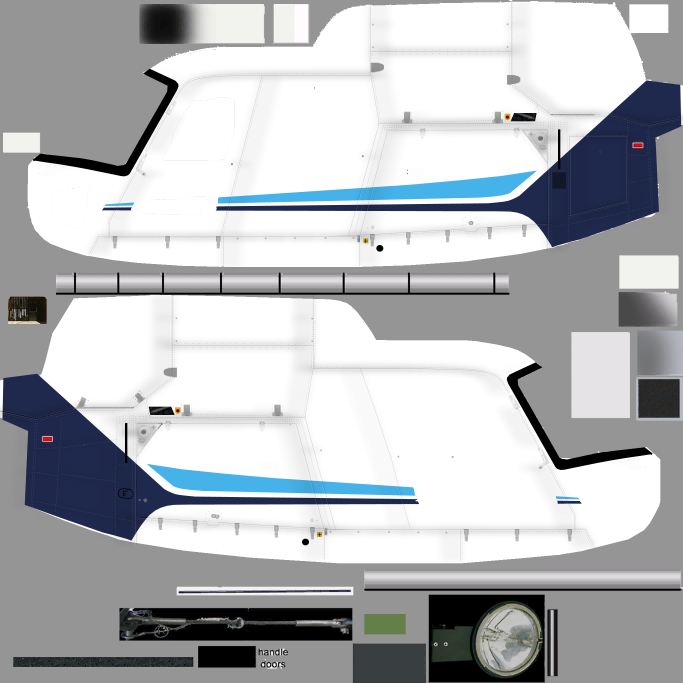
#> input picture build/import/as350src/as350b_01.jpg, 2048 x 2048 px (shown at 1/3 size); its folder holds only this picture in this run
$ python -i livery_as350.py   (imports and definitions only)
#> lines starting #> are read from the running program, lines starting #| are printed output that depends on the picture
#!/usr/bin/env python3
# -*- coding: utf-8 -*-
"""Ливрея «АлтайАвиа» для AS350 (борт RA-04062, по фото из галереи сайта) — дорисовка в исходных текстурах.
   Каждый треугольник растеризуется в пространстве своей текстуры; для каждого текселя известны 3D-точка и нормаль
   (оси сайта: нос +X, верх +Y, правый борт +Z), по ним выбирается цвет:
     • белый корпус; тёмно-синяя «волна» снизу задней части фюзеляжа, переходящая в полностью синюю хвостовую балку и киль;
     • полозья шасси — тёмно-синие;
     • «ALTAY AVIA» синим на обоих бортах под окнами, «RA-04062» белым на балке, флаг России на киле;
   панельные швы, лючки и заклёпки исходной текстуры сохраняются (яркость относительно локальной медианы)."""
import numpy as np
from PIL import Image, ImageDraw, ImageFont, ImageFilter

WHITE = np.array([244, 246, 248], float)
NAVY = np.array([22, 36, 88], float)
TEXT_BLUE = np.array([33, 80, 184], float)
FONT_BOLD = '/System/Library/Fonts/Supplemental/Arial Bold.ttf'

# ---------- видимость снаружи: ортографические карты глубины с 10 направлений ----------
class Visibility:
    VIEWS = [(1, 0, 0), (-1, 0, 0), (0, 1, 0), (0, -1, 0), (0, 0, 1), (0, 0, -1), (1, 0, 1), (1, 0, -1), (-1, 0, 1), (-1, 0, -1)]
    # [82 lines left out: functions __init__, _sample, visible, rasterize, text_image, flag_image, not called in this run]

class Decal:
    """Прямоугольник на борту: x0..x1 (вдоль фюзеляжа), yc — центр по высоте, высота h — по высоте картинки;
       side: +1 правый, -1 левый борт (текст читается слева направо на обоих бортах)."""
    # [23 lines left out: functions __init__, apply, not called in this run]

def smoothstep(e0, e1, x):
    t = np.clip((x - e0) / (e1 - e0), 0, 1); return t * t * (3 - 2 * t)

# [10 lines left out: function livery_color, not called in this run]

DECALS = None
# [12 lines left out: function decals, not called in this run]

# ---------- исходная текстура: что считать «краской» ----------
def paint_mask_and_detail(src, pos=None, cov=None):
    a = src.astype(float); r, g, b = a[..., 0], a[..., 1], a[..., 2]
    lum = 0.299 * r + 0.587 * g + 0.114 * b; sat = a.max(-1) - a.min(-1)
    white = (lum > 90) & (sat < 45)          # белая краска, в т.ч. с запечённой тенью (серые тона)
    navy = (b > r + 18) & (lum < 115) & (b > 45)
    light_blue = (b > r + 45) & (lum >= 100)
    m = white | navy | light_blue
    if pos is not None:
        boom = cov & (pos[..., 0] < -1.45)
        metal = (lum > 110) & (lum < 222) & (sat < 30)
        colored = (sat > 60) & ~(b > r + 18)
        m |= boom & ~metal & ~colored
    mi = Image.fromarray((m * 255).astype(np.uint8))
    mi = mi.filter(ImageFilter.MaxFilter(5)).filter(ImageFilter.MinFilter(5))       # закрытие: швы внутри окраски — тоже окраска
    m = np.array(mi) > 127
    li = Image.fromarray(np.clip(lum, 0, 255).astype(np.uint8))
    med = np.array(li.filter(ImageFilter.MedianFilter(9)), float)
    # яркость относительно исходного цвета краски: для белой/серой — относительно чистого белого (сохраняет тени и объём),
    # для синей/голубой — относительно локальной медианы (сохраняет только швы)
    neutral = (sat < 45) & (lum > 90)
    detail = np.where(neutral, lum / 232.0, lum / np.maximum(med, 20))
    detail = np.clip(detail, 0.42, 1.08)
    return m, detail

# [17 lines left out: function paint, not called in this run]

>>> import cv2
>>> picture = cv2.imread('as350src/as350b_01.jpg', cv2.IMREAD_GRAYSCALE)
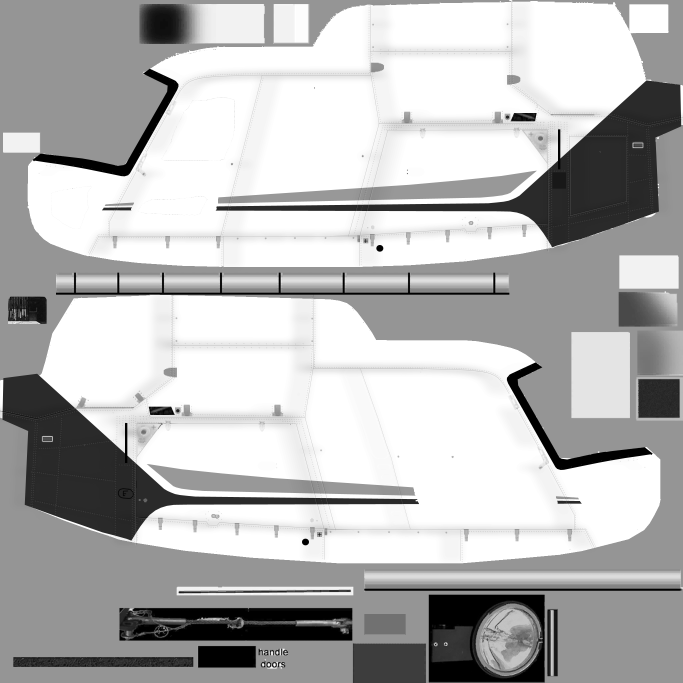
#> picture: shape (2048, 2048) (shown at 1/3 size); min 0, max 255, mean 183.4
>>> result = paint_mask_and_detail(picture)
#> in paint_mask_and_detail, `r, g, b = (a[..., 0], a[..., 1], a[..., 2])`: r = 2048 values, max 252 at index 1187, min 51 at index 1233, mean 153.7; g = 2048 values, max 255 at index 1141, min 139 at index 1253, mean 154.4; b = 2048 values, max 255 at index 1142, min 141 at index 1254, mean 154.5
#> in paint_mask_and_detail, `lum = 0.299 * r + 0.587 * g + 0.114 * b`: lum = 2048 values, max 254.1 at index 1187, min 141 at index 1254, mean 154.2
#> in paint_mask_and_detail, `sat = a.max(-1) - a.min(-1)`: sat = 2048 values, max 255 at index 207, min 0 at index 1697, mean 212.3
#> in paint_mask_and_detail, `med = np.array(li.filter(ImageFilter.MedianFilter(9)), float)`: med = 2048 values, max 254 at index 1191, min 143 at index 1254, mean 153.3
#> in paint_mask_and_detail, `detail = np.where(neutral, lum / 232.0, lum / np.maximum(med, 20))`:
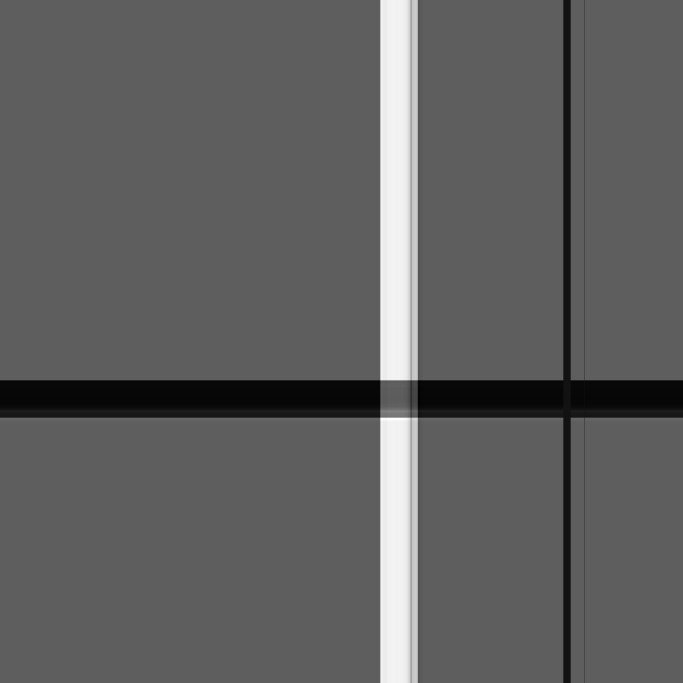
#> detail: shape (2048, 2048) float64 (shown at 1/3 size); min 0.555, max 1.78, mean 1.02; drawn with min black and max white
#> in paint_mask_and_detail, `detail = np.clip(detail, 0.42, 1.08)`:
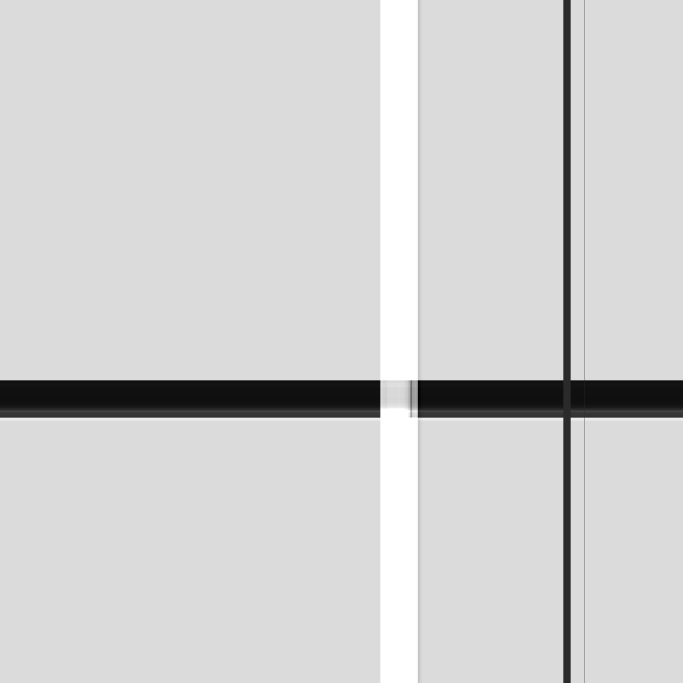
#> detail: shape (2048, 2048) float64 (shown at 1/3 size); min 0.555, max 1.08, mean 0.986; drawn with min black and max white

$ run again, on build/import/as350src/as350b_02.jpg
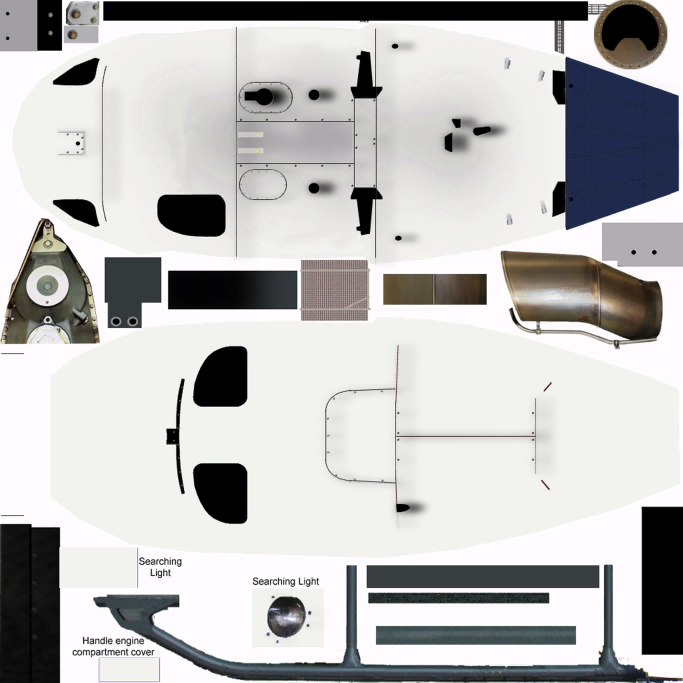
#> input picture build/import/as350src/as350b_02.jpg, 2048 x 2048 px (shown at 1/3 size)
#> `picture = cv2.imread('as350src/as350b_01.jpg', cv2.IMREAD_GRAYSCALE)`:
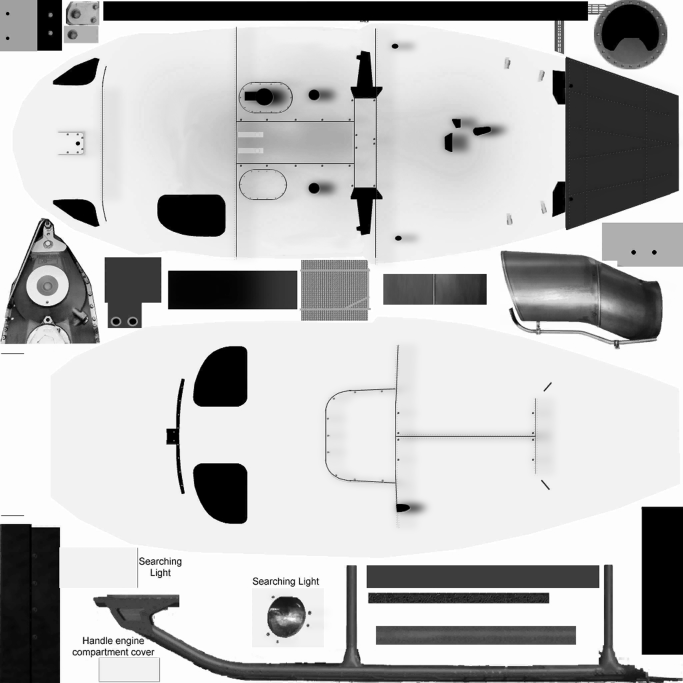
#> picture: shape (2048, 2048) (shown at 1/3 size); min 0, max 255, mean 188.6
#> r = 2048 values, max 255 at index 155, min 11 at index 2042, mean 197.2; g = 2048 values, max 255 at index 155, min 11 at index 2042, mean 196.5; b = 2048 values, max 255 at index 155, min 11 at index 2041, mean 194.8
#> lum has the same summary as g
#> sat = 2048 values, max 255 at index 0, min 200 at index 1037, mean 251.9
#> med = 2048 values, max 253 at index 155, min 12 at index 2039, mean 196.5
#> in paint_mask_and_detail, `detail = np.clip(detail, 0.42, 1.08)`:
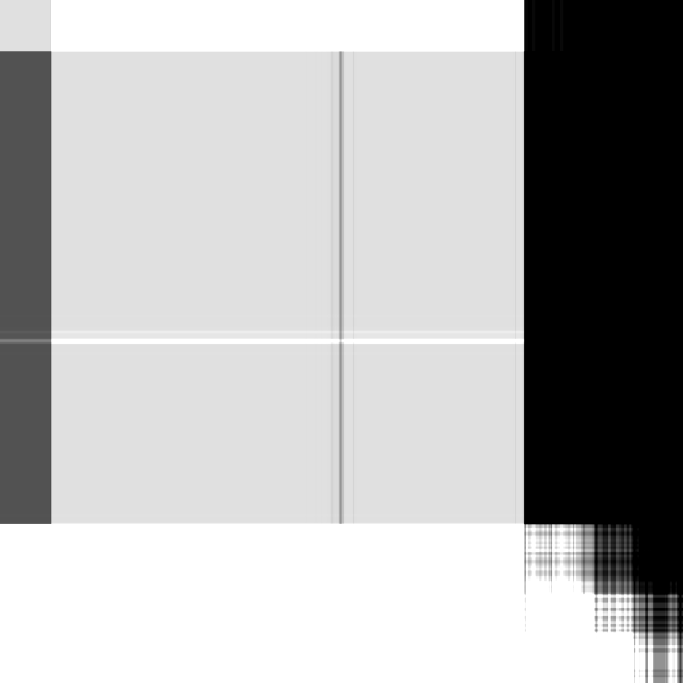
#> detail: shape (2048, 2048) float64 (shown at 1/3 size); min 0.42, max 1.08, mean 0.888; drawn with min black and max white

$ run again, on build/import/as350src/as350b_03.jpg
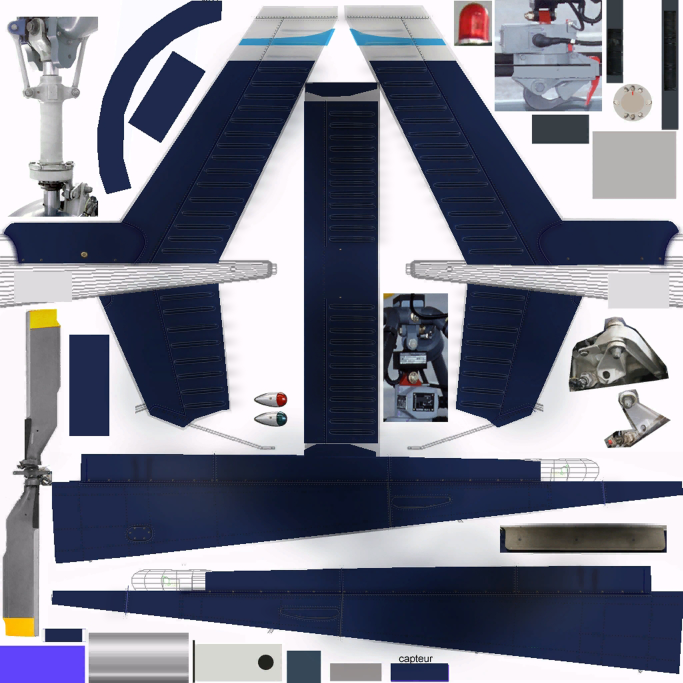
#> input picture build/import/as350src/as350b_03.jpg, 2048 x 2048 px (shown at 1/3 size)
#> `picture = cv2.imread('as350src/as350b_01.jpg', cv2.IMREAD_GRAYSCALE)`:
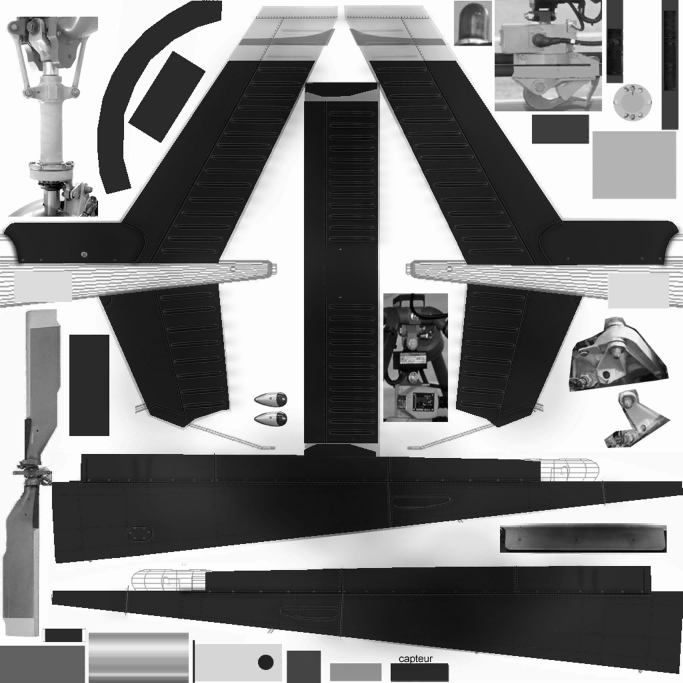
#> picture: shape (2048, 2048) (shown at 1/3 size); min 0, max 255, mean 129.4
#> r = 2048 values, max 255 at index 680, min 82 at index 1939, mean 239.3; g = 2048 values, max 255 at index 680, min 82 at index 1939, mean 239.2; b = 2048 values, max 255 at index 682, min 82 at index 1939, mean 239
#> lum = 2048 values, max 255 at index 682, min 82 at index 1939, mean 239.2
#> sat = 2048 values, max 255 at index 183, min 148 at index 1690, mean 247.7
#> med = 2048 values, max 254 at index 680, min 94 at index 1939, mean 239.7
#> in paint_mask_and_detail, `detail = np.clip(detail, 0.42, 1.08)`:
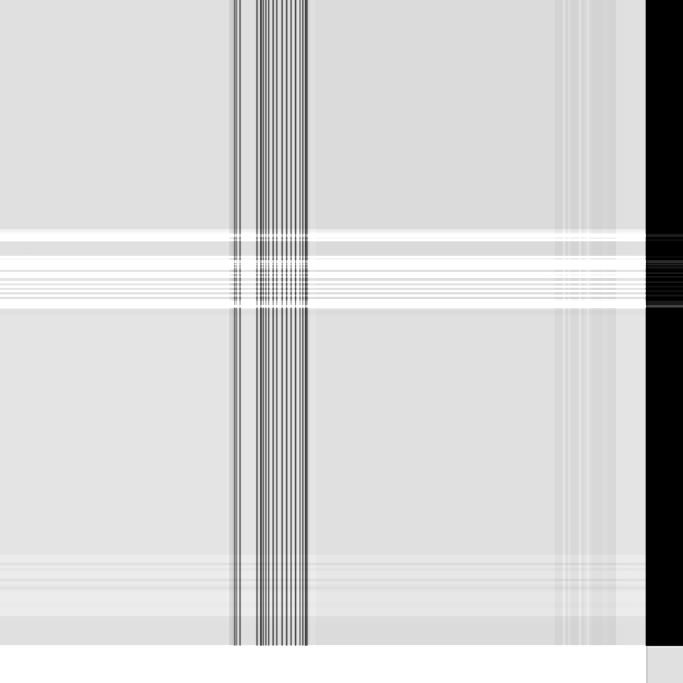
#> detail: shape (2048, 2048) float64 (shown at 1/3 size); min 0.42, max 1.08, mean 0.967; drawn with min black and max white

$ run again, on build/import/as350src/as350b_04.jpg
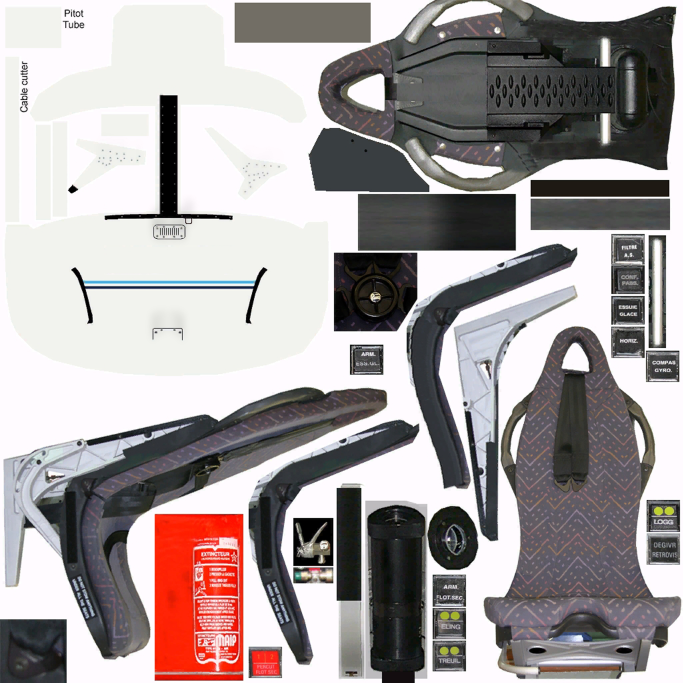
#> input picture build/import/as350src/as350b_04.jpg, 2048 x 2048 px (shown at 1/3 size)
#> `picture = cv2.imread('as350src/as350b_01.jpg', cv2.IMREAD_GRAYSCALE)`:
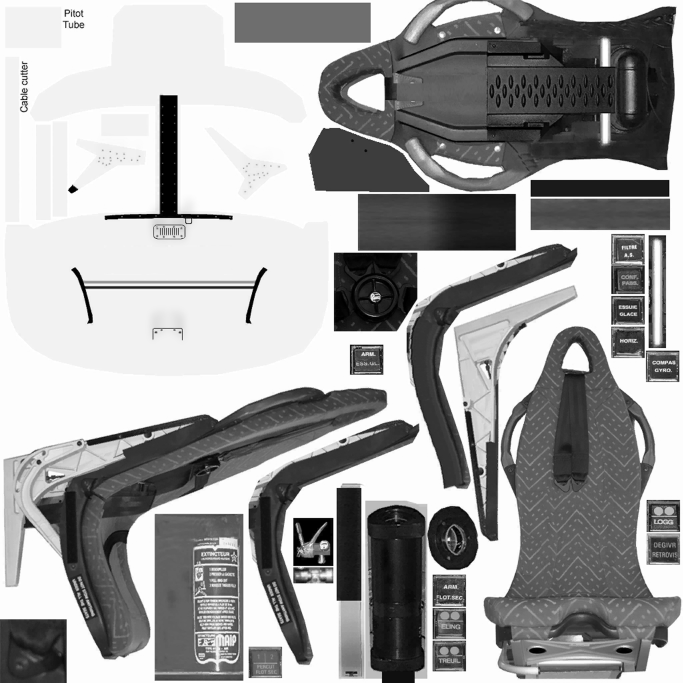
#> picture: shape (2048, 2048) (shown at 1/3 size); min 0, max 255, mean 160.8
#> r = 2048 values, max 255 at index 1855, min 42 at index 1859, mean 235.6; g = 2048 values, max 255 at index 1855, min 42 at index 1859, mean 235.3; b = 2048 values, max 255 at index 1855, min 42 at index 1859, mean 234.7
#> lum has the same summary as g
#> sat = 2048 values, max 255 at index 33, min 179 at index 1, mean 248.3
#> med = 2048 values, max 253 at index 0, min 57 at index 2010, mean 235.3
#> in paint_mask_and_detail, `detail = np.clip(detail, 0.42, 1.08)`:
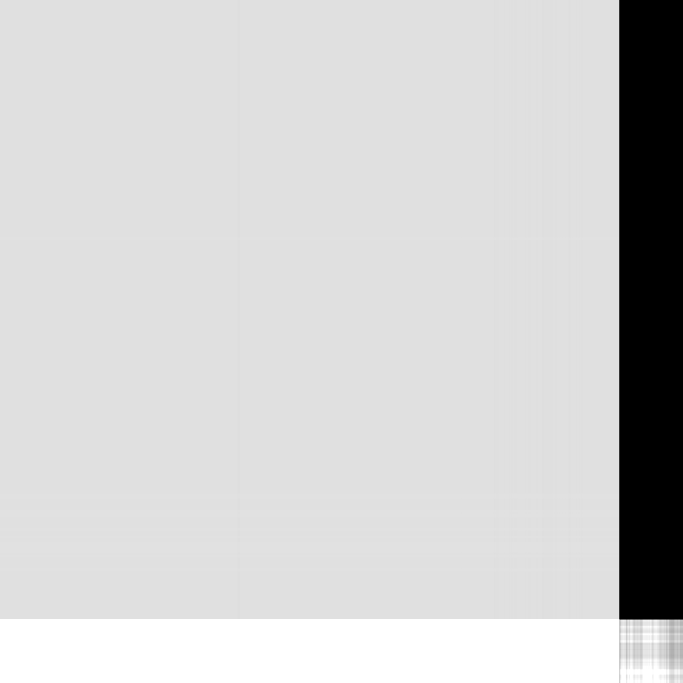
#> detail: shape (2048, 2048) float64 (shown at 1/3 size); min 0.42, max 1.08, mean 0.958; drawn with min black and max white
